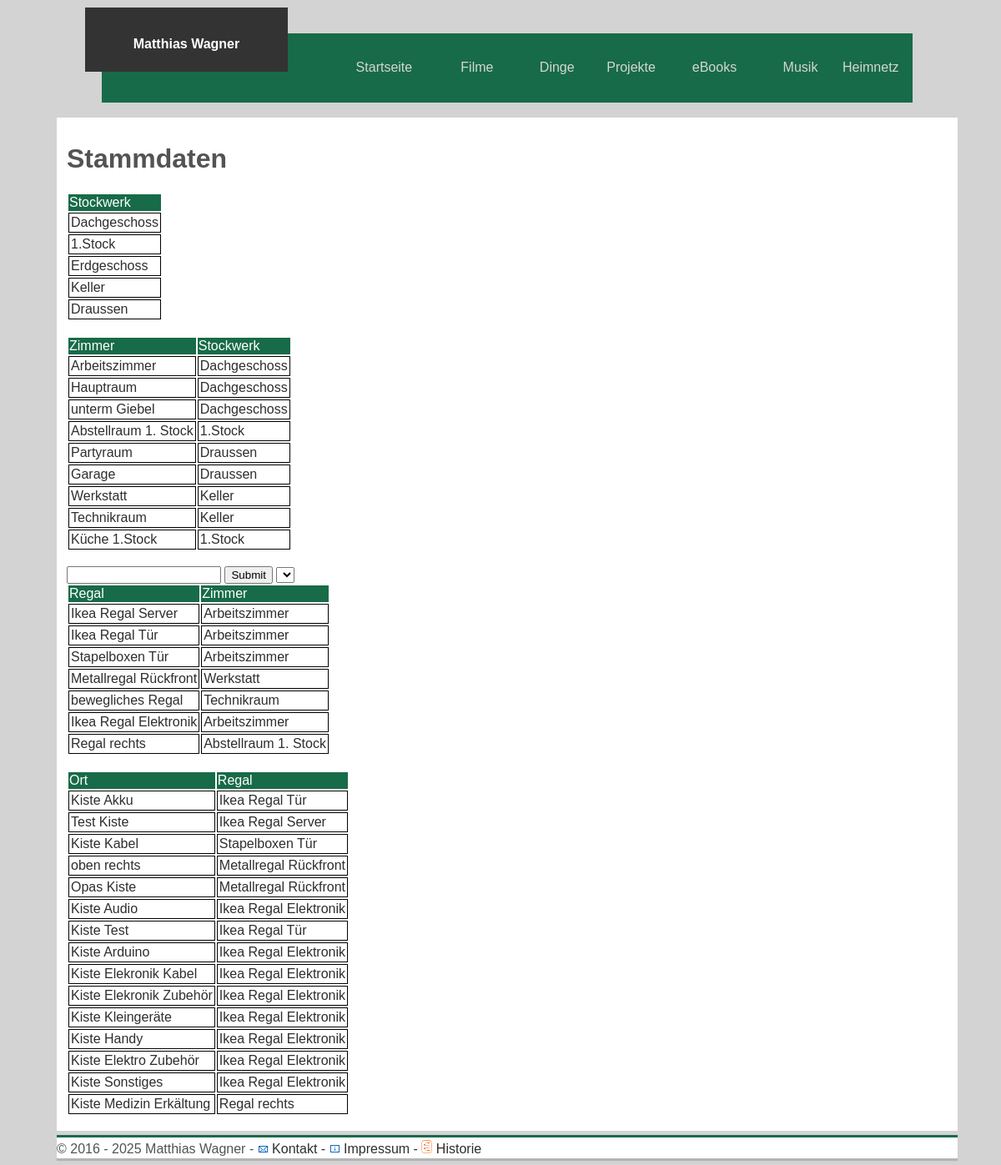
The app's page /dinge/dinge_stammdaten-mitDaten.php with its own data.
### tables this page shows
CREATE TABLE `tab_stockwerk` (
  `id_stockwerk` int(11) NOT NULL AUTO_INCREMENT,
  `name_stockwerk` varchar(25) NOT NULL,
  `beschreibung_stockwerk` text NOT NULL,
  PRIMARY KEY (`id_stockwerk`)
);

CREATE TABLE `tab_zimmer` (
  `id_zimmer` int(11) NOT NULL AUTO_INCREMENT,
  `name_zimmer` varchar(25) NOT NULL,
  `beschreibung_zimmer` text NOT NULL,
  `fs_stockwerk` int(11) NOT NULL,
  PRIMARY KEY (`id_zimmer`),
  KEY `fs_stockwerk` (`fs_stockwerk`),
  CONSTRAINT `tab_zimmer_ibfk_1` FOREIGN KEY (`fs_stockwerk`) REFERENCES `tab_stockwerk` (`id_stockwerk`)
);

CREATE TABLE `tab_regal` (
  `id_regal` int(11) NOT NULL AUTO_INCREMENT,
  `name_regal` varchar(25) NOT NULL,
  `beschreibung_regal` text NOT NULL,
  `fs_zimmer` int(11) NOT NULL,
  PRIMARY KEY (`id_regal`),
  KEY `fs_zimmer` (`fs_zimmer`),
  CONSTRAINT `tab_regal_ibfk_1` FOREIGN KEY (`fs_zimmer`) REFERENCES `tab_zimmer` (`id_zimmer`)
);

CREATE TABLE `tab_ort` (
  `id_ort` int(11) NOT NULL AUTO_INCREMENT,
  `name_ort` varchar(30) NOT NULL,
  `beschreibung_ort` text NOT NULL,
  `fs_regal` int(11) NOT NULL,
  PRIMARY KEY (`id_ort`),
  KEY `fs_regal` (`fs_regal`),
  CONSTRAINT `tab_ort_ibfk_1` FOREIGN KEY (`fs_regal`) REFERENCES `tab_regal` (`id_regal`)
);

### dinge/dinge_stammdaten-mitDaten.php (the view, shortened to what this page needs)
<!doctype html>
<html lang=de>
<head>
  <link rel='stylesheet' href='../dinge_formate.css' type='text/css'>
</head>
<body>
<header>
  <?php
    include "header.php";
  ?>
</header>
<main>
  <h1>Stammdaten </h1>
<?php
 include "dinge_verbinden.php";
$erg = $pdo->prepare("SELECT name_stockwerk FROM tab_stockwerk");
$result = $erg->execute();
echo 	'<table>';
echo 	'<thead><tr><td>Stockwerk</td></tr></thead>';
echo	'<tbody>';
while($data = $erg->fetch()) {
    $id=$data['id'];
    echo '<tr class="privat">';
    echo '<td><a href=dinge_formular_stammdaten.php'.$id.'>'. $data['name_stockwerk'] . '</a></td>';
    echo '</tr>';
}
echo'</tbody>';
echo'</table>';
echo'<br>';
$erg = $pdo->prepare("SELECT * FROM tab_zimmer
LEFT JOIN tab_stockwerk ON tab_zimmer.fs_stockwerk = tab_stockwerk.id_stockwerk");
$result = $erg->execute();
echo 	'<table>';
echo 	'<thead><tr><td>Zimmer</td><td>Stockwerk</td></tr></thead>';
echo	'<tbody>';
while($data = $erg->fetch()) {
    $id=$data['id'];
    echo '<tr class="privat">';
    echo '<td><a href=dinge_formular_stammdaten.php'.$id.'>'. $data['name_zimmer'] . '</a></td>';
    echo '<td><a href=dinge_formular_stammdaten.php'.$id.'>'. $data['name_stockwerk'] . '</a></td>';
    echo '</tr>';
}
echo'</tbody>';
echo'</table>';
echo'<br>';
?>
<form method="post" action='dinge_stammdaten_speichern.php?i=1'>
<input type="text" name="zimmer" size="20" maxlength="20" >
<input type="Submit" name='neues_zimmer'>
<select name='stockwerk' size='1'>
<?php
$erg = $pdo->prepare("SELECT id_stockwerk, name_stockwerk FROM tab_stockwerk");
$result = $erg->execute();
	while($data = $erg->fetch()) {
    $id=$data['id'];
    echo '<option value = "'.$id.''. $data['name_stockwerk'].'"></option>';
}
echo'</select>';
?>
<?php
echo'<br>';
$erg = $pdo->prepare("SELECT * FROM tab_regal
LEFT JOIN tab_zimmer ON tab_regal.fs_zimmer = tab_zimmer.id_zimmer");
$result = $erg->execute();
echo 	'<table>';
echo 	'<thead><tr><td>Regal</td><td>Zimmer</td></tr></thead>';
echo	'<tbody>';
while($data = $erg->fetch()) {
    $id=$data['id'];
    echo '<tr class="privat">';
    echo '<td><a href=dinge_formular_stammdaten.php'.$id.'>'. $data['name_regal'] . '</a></td>';
    echo '<td><a href=dinge_formular_stammdaten.php'.$id.'>'. $data['name_zimmer'] . '</a></td>';
    echo '</tr>';
}
echo'</tbody>';
echo'</table>';
echo'<br>';
$erg = $pdo->prepare("SELECT * FROM tab_ort
LEFT JOIN tab_regal ON tab_ort.fs_regal = tab_regal.id_regal");
$result = $erg->execute();
echo 	'<table>';
echo 	'<thead><tr><td>Ort</td><td>Regal</td></tr></thead>';
echo	'<tbody>';
while($data = $erg->fetch()) {
    $id=$data['id'];
    echo '<tr class="privat">';
    echo '<td><a href=dinge_formular_stammdaten.php?ID='.$id.'>'. $data['name_ort'] . '</a></td>';
    echo '<td><a href=dinge_formular_stammdaten.php?ID='.$id.'>'. $data['name_regal'] . '</a></td>';
    echo '</tr>';
}
echo'</tbody>';
echo'</table>';
echo'<br>';
?>
</main>
</body>
</html>
<?php
include "footer.php";

### dinge_formate.css (style rules this page uses)
header { display: block; width: 90%; margin: auto; margin-top: 40px; }
body { width: 100%; font-size: 1.0em; color: #535353; background-color: lightgrey; font-family: Arial, Helvetica, sans-serif; text-decoration: none; }
main { width: 88%; margin: auto; margin-top: 55px; background: white; padding-top: 10px; padding-left: 1%; padding-right: 1%; }
a { text-decoration: none; color: #2E2E2E; }
.privat { border: 1px black solid; padding: 2px 2px 2px 2px; width: 100%; }
main thead { background: rgb(23, 107, 72); color: white; }
.privat td { border: 1px black solid; padding: 2px 2px 2px 2px; }

### records on screen
tab_stockwerk: name_stockwerk "Dachgeschoss"
tab_stockwerk: name_stockwerk "1.Stock"
tab_stockwerk: name_stockwerk "Erdgeschoss"
tab_stockwerk: name_stockwerk "Keller"
tab_stockwerk: name_stockwerk "Draussen"
tab_zimmer: name_zimmer "Arbeitszimmer", fs_stockwerk.name_stockwerk "Dachgeschoss"
tab_zimmer: name_zimmer "Hauptraum", fs_stockwerk.name_stockwerk "Dachgeschoss"
tab_zimmer: name_zimmer "unterm Giebel", fs_stockwerk.name_stockwerk "Dachgeschoss"
tab_zimmer: name_zimmer "Abstellraum 1. Stock", fs_stockwerk.name_stockwerk "1.Stock"
tab_zimmer: name_zimmer "Partyraum", fs_stockwerk.name_stockwerk "Draussen"
tab_zimmer: name_zimmer "Garage", fs_stockwerk.name_stockwerk "Draussen"
tab_zimmer: name_zimmer "Werkstatt", fs_stockwerk.name_stockwerk "Keller"
tab_zimmer: name_zimmer "Technikraum", fs_stockwerk.name_stockwerk "Keller"
tab_zimmer: name_zimmer "Küche 1.Stock", fs_stockwerk.name_stockwerk "1.Stock"
tab_regal: name_regal "Ikea Regal Server", fs_zimmer.name_zimmer "Arbeitszimmer"
tab_regal: name_regal "Ikea Regal Tür", fs_zimmer.name_zimmer "Arbeitszimmer"
tab_regal: name_regal "Stapelboxen Tür", fs_zimmer.name_zimmer "Arbeitszimmer"
tab_regal: name_regal "Metallregal Rückfront", fs_zimmer.name_zimmer "Werkstatt"
tab_regal: name_regal "bewegliches Regal", fs_zimmer.name_zimmer "Technikraum"
tab_regal: name_regal "Ikea Regal Elektronik", fs_zimmer.name_zimmer "Arbeitszimmer"
tab_regal: name_regal "Regal rechts", fs_zimmer.name_zimmer "Abstellraum 1. Stock"
tab_ort: name_ort "Kiste Akku", fs_regal.name_regal "Ikea Regal Tür"
tab_ort: name_ort "Test Kiste", fs_regal.name_regal "Ikea Regal Server"
tab_ort: name_ort "Kiste Kabel", fs_regal.name_regal "Stapelboxen Tür"
tab_ort: name_ort "oben rechts", fs_regal.name_regal "Metallregal Rückfront"
tab_ort: name_ort "Opas Kiste", fs_regal.name_regal "Metallregal Rückfront"
tab_ort: name_ort "Kiste Audio", fs_regal.name_regal "Ikea Regal Elektronik"
tab_ort: name_ort "Kiste Test", fs_regal.name_regal "Ikea Regal Tür"
tab_ort: name_ort "Kiste Arduino", fs_regal.name_regal "Ikea Regal Elektronik"
tab_ort: name_ort "Kiste Elekronik Kabel", fs_regal.name_regal "Ikea Regal Elektronik"
tab_ort: name_ort "Kiste Elekronik Zubehör", fs_regal.name_regal "Ikea Regal Elektronik"
tab_ort: name_ort "Kiste Kleingeräte", fs_regal.name_regal "Ikea Regal Elektronik"
tab_ort: name_ort "Kiste Handy", fs_regal.name_regal "Ikea Regal Elektronik"
tab_ort: name_ort "Kiste Elektro Zubehör", fs_regal.name_regal "Ikea Regal Elektronik"
tab_ort: name_ort "Kiste Sonstiges", fs_regal.name_regal "Ikea Regal Elektronik"
tab_ort: name_ort "Kiste Medizin Erkältung", fs_regal.name_regal "Regal rechts"
